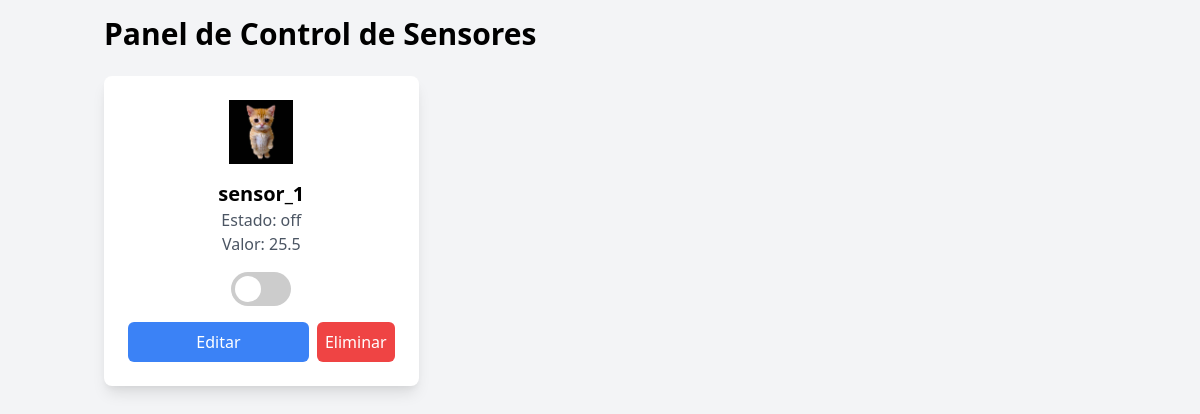
The app's page /control, older data.
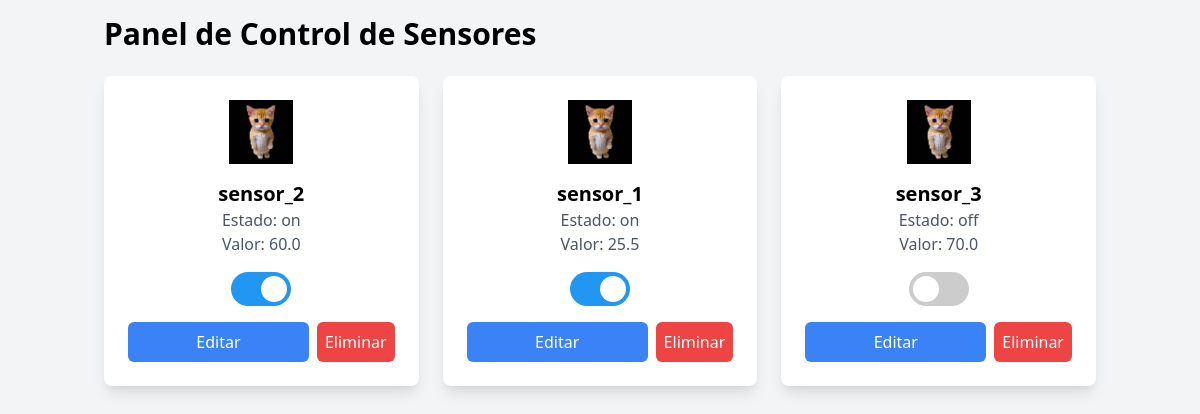
The same page, newer data.
### tables this page shows
CREATE TABLE devices (
                id TEXT PRIMARY KEY,
                value REAL,
                state TEXT
            );

### app/routes.py (the view)
    @app.route('/control', methods=['GET'])
    def control_panel():
        conn = create_connection(app.config['DATABASE'])
        if conn is not None:
            devices = get_all_devices(conn)
            return render_template('control_panel.html', devices=devices)
        else:
            return "Error de base de datos", 500

### app/database.py (called while the page is built)
def create_connection(db_file='data/domotica.db'):
    conn = None
    try:
        conn = sqlite3.connect(db_file)
        print("Conexión a SQLite establecida")
        return conn
    except Error as e:
        print(f"Error al conectar a SQLite: {e}")
    return conn

### app/models.py (called while the page is built)
def get_all_devices(conn):
    try:
        cursor = conn.cursor()
        cursor.execute('SELECT * FROM devices')
        rows = cursor.fetchall()
        devices = []
        for row in rows:
            devices.append({"id": row[0], "value": row[1], "state": row[2]})
        return devices
    except Error as e:
        print(f"Error al obtener dispositivos: {e}")
        return []

### templates/control_panel.html (shortened to what this page needs)
<!DOCTYPE html>
<html lang="es">
<head>
    <link href="https://cdn.jsdelivr.net/npm/tailwindcss@2.2.19/dist/tailwind.min.css" rel="stylesheet">
</head>
<body class="bg-gray-100">
    <div class="container mx-auto p-4">
        <h1 class="text-3xl font-bold mb-6">Panel de Control de Sensores</h1>
        <div class="grid grid-cols-1 md:grid-cols-2 lg:grid-cols-3 gap-6">
            {% for device in devices %}
            <div class="bg-white p-6 rounded-lg shadow-lg">
                <img src="{{ url_for('static', filename='images/sensor_icon.png') }}" alt="Sensor Icon" class="w-16 h-16 mx-auto mb-4">
                <h2 class="text-xl font-semibold text-center">{{ device.id }}</h2>
                <p class="text-gray-600 text-center">Estado: <span id="state-{{ device.id }}">{{ device.state }}</span></p>
                <p class="text-gray-600 text-center">Valor: <span id="state-{{ device.id }}">{{ device.value }}</span></p>
                <div class="mt-4 flex justify-center">
                    <label class="switch">
                        <span class="slider"></span>
                    </label>
                </div>
                <div class="action-buttons">
                    <a href="/devices/edit/{{ device.id }}" class="action-btn edit-btn">Editar</a>
                    <form action="/devices/delete/{{ device.id }}" method="POST"
                        onsubmit="return confirmDelete('{{ device.id }}')">
                        <button type="submit" class="action-btn delete-btn w-full">Eliminar</button>
                    </form>
                </div>
            </div>
            {% endfor %}
        </div>
    </div>
</body>
</html>

### templates/control_panel.html (style rules this page uses)
.switch { position: relative; display: inline-block; width: 60px; height: 34px; }
.slider { position: absolute; cursor: pointer; top: 0; left: 0; right: 0; bottom: 0; background-color: #ccc; transition: 0.4s; border-radius: 34px; }
.slider:before { position: absolute; content: ""; height: 26px; width: 26px; left: 4px; bottom: 4px; background-color: white; transition: 0.4s; border-radius: 50%; }
input:checked + .slider { background-color: #2196F3; }
input:checked + .slider:before { transform: translateX(26px); }
.action-buttons { margin-top: 1rem; display: flex; justify-content: space-between; gap: 0.5rem; }
.action-btn { flex: 1; padding: 0.5rem; text-align: center; border-radius: 0.375rem; font-weight: 500; transition: all 0.2s; }
.edit-btn { background-color: #3b82f6; color: white; }
.delete-btn { background-color: #ef4444; color: white; }

Row changes from the older to the newer data that the page shows:
added devices: id "sensor_2", state "on", value "60.0"
changed devices "sensor_1": state "off" → "on"
added devices: id "sensor_3", state "off", value "70.0"
